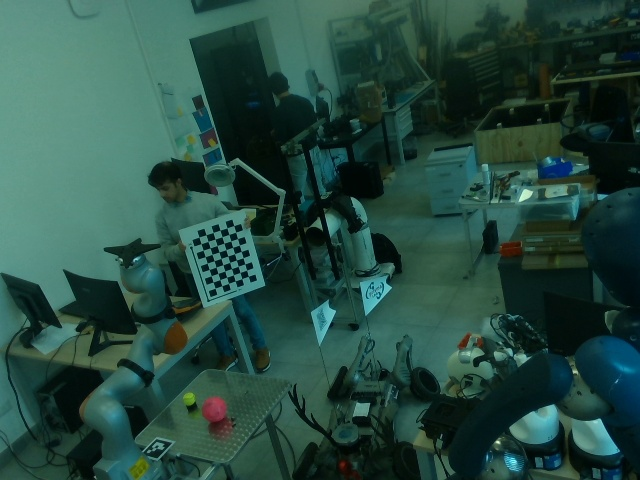
#> input picture src/catch_and_throw/D435/calibration/calibration_images/calibration_image_000.jpg, 640 x 480 px; its folder holds 4 pictures in this run
$ python intrinsic_calibration_D35I.py
#> lines starting #> are read from the running program, lines starting #| are printed output that depends on the picture; after the words box and inside, x2 and y2 are one past the last pixel; in counts of white or black regions, pixels touching at a corner belong together
import cv2
import numpy as np
import glob
import os

# Define the chessboard size (number of inner corners per row and column)
chessboard_size = (9, 6)

# Prepare object points in 2D (x, y), with z=0
objp = np.zeros((chessboard_size[0] * chessboard_size[1], 3), np.float32)
objp[:, :2] = np.mgrid[0:chessboard_size[0], 0:chessboard_size[1]].T.reshape(-1, 2)

# Arrays to store 3D points (objpoints) and 2D image points (imgpoints)
objpoints = []
imgpoints = []

# Define criteria for sub-pixel corner refinement
criteria = (cv2.TERM_CRITERIA_EPS + cv2.TERM_CRITERIA_MAX_ITER, 100, 0.0001)

# Load all images from a folder (adjust the path/pattern to your dataset)
images = glob.glob('calibration_images/*.jpg')

# Create an output directory to store images with drawn corners
output_dir = 'calibration_images_with_corners'
os.makedirs(output_dir, exist_ok=True)

for i, fname in enumerate(images):
    img = cv2.imread(fname)
#> img is the input picture: shape (480, 640, 3); mean B, G, R 65, 74.6, 39
    gray = cv2.cvtColor(img, cv2.COLOR_BGR2GRAY)
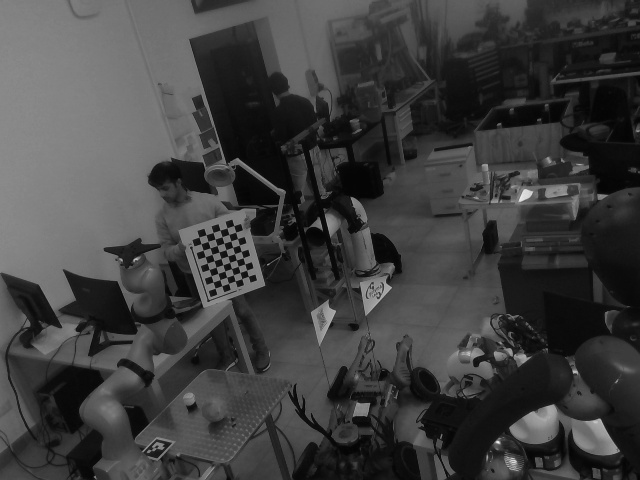
#> gray: shape (480, 640); min 2, max 245, mean 62.8

    # Preprocessing: CLAHE for contrast enhancement
    # clahe = cv2.createCLAHE(clipLimit=2.0, tileGridSize=(4, 4))
    # gray = clahe.apply(gray)

    # Find the chessboard corners (rough detection)
    ret, corners = cv2.findChessboardCorners(gray, chessboard_size, cv2.CALIB_CB_NORMALIZE_IMAGE)
#> ret = False; corners = None

    if ret:
        # Refine corner locations to sub-pixel accuracy
        corners_subpix = cv2.cornerSubPix(
            gray, corners, (5, 5), (-1, -1), criteria
        )

        # Add object points and image points (refined) to the lists
        objpoints.append(objp)
        imgpoints.append(corners_subpix)

        # Draw and display the refined corners on the image
        cv2.drawChessboardCorners(img, chessboard_size, corners_subpix, ret)

        # Save the image with corners drawn
        base_filename = os.path.splitext(os.path.basename(fname))[0]
        output_fname = os.path.join(output_dir, f"{base_filename}_corners.jpg")
        cv2.imwrite(output_fname, img)

        print(f"Chessboard corners found and saved for: {fname}")
    else:
        # Save the image with corners drawn
        # base_filename = os.path.splitext(os.path.basename(fname))[0]
        # output_fname = os.path.join(output_dir, f"{base_filename}_grayscale.jpg")
        # cv2.imwrite(output_fname, gray)
        print(f"Could not find corners in {fname}")
#> pass 2 of the loop `for i, fname in enumerate(images):`:
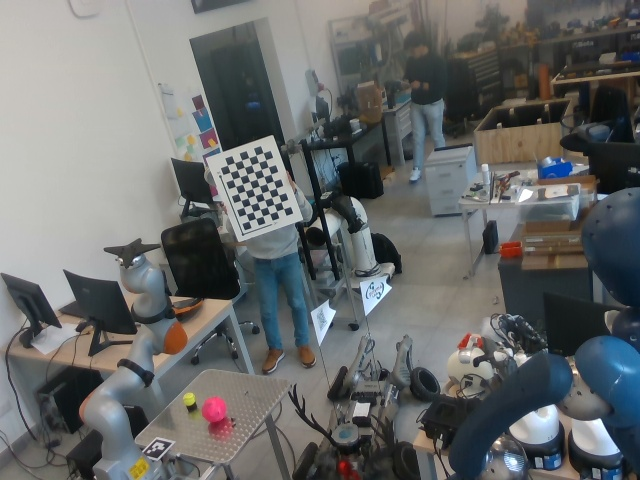
#> input picture src/catch_and_throw/D435/calibration/calibration_images/calibration_image_001.jpg, 640 x 480 px
#> img is the input picture: shape (480, 640, 3); mean B, G, R 105.9, 106.3, 104.1
#> `gray = cv2.cvtColor(img, cv2.COLOR_BGR2GRAY)`:
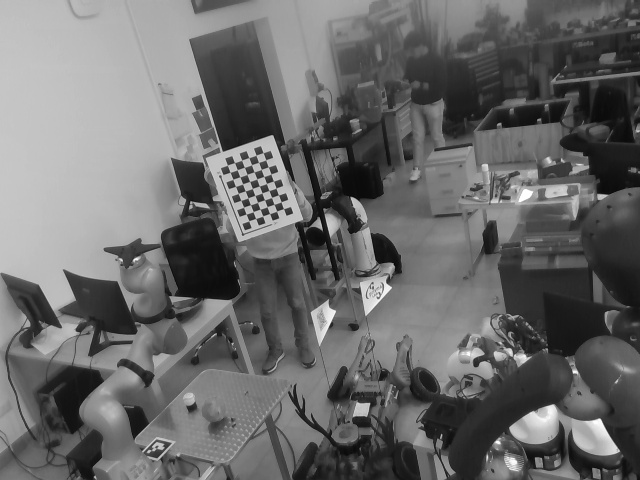
#> gray: shape (480, 640); min 4, max 255, mean 105.6
#> ret = True; corners = 54 rows, first 8: [248.8, 220.8], [246.1, 214], [243.6, 207.1], [240.8, 200.4], [238.3, 193.3], [235.5, 186.4], [232.9, 179.3], [230, 172.3]
#> corners_subpix = 54 rows, first 8: [248.8, 220.8], [246.1, 214], [243.6, 207.2], [240.9, 200.5], [238.3, 193.4], [235.5, 186.4], [232.8, 179.3], [230.1, 172.3]
#> `cv2.drawChessboardCorners(img, chessboard_size, corners_subpix, ret)`:
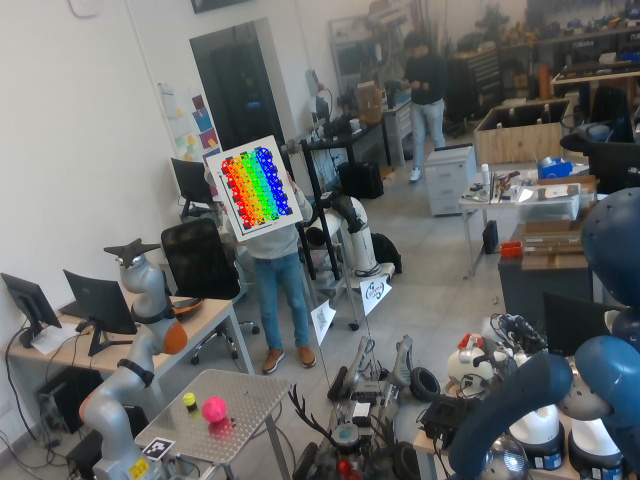
#> img: shape (480, 640, 3); 1.12% of pixels changed, all inside (x1, y1, x2, y2) = (221, 147, 290, 228)
#> pass 3 of the loop `for i, fname in enumerate(images):`:
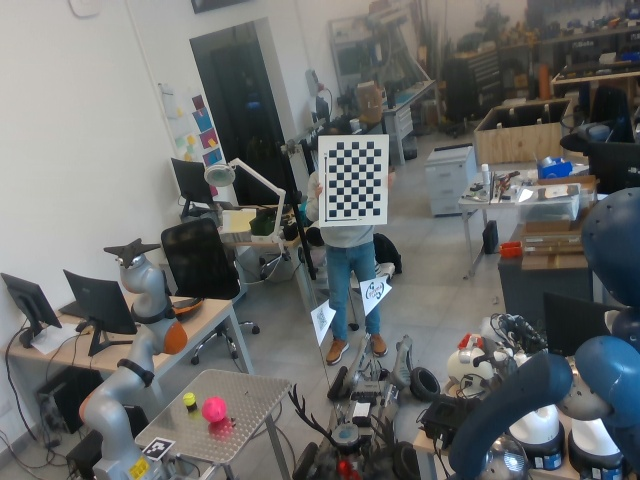
#> input picture src/catch_and_throw/D435/calibration/calibration_images/calibration_image_002.jpg, 640 x 480 px
#> img is the input picture: shape (480, 640, 3); mean B, G, R 105.7, 106.6, 104.8
#> `gray = cv2.cvtColor(img, cv2.COLOR_BGR2GRAY)`:
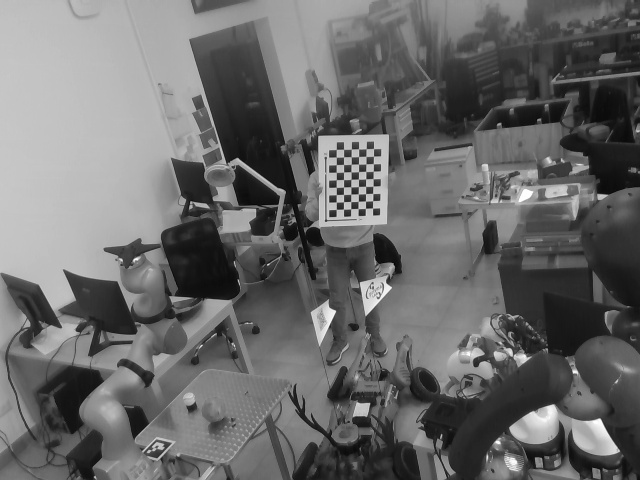
#> gray: shape (480, 640); min 2, max 255, mean 105.9
#> corners = 54 rows, first 8: [336.3, 209.3], [336.3, 202], [336.3, 194.6], [336.2, 187.2], [336.4, 179.6], [336.2, 172.3], [336.4, 164.6], [336.2, 157.1]
#> corners_subpix = 54 rows, first 8: [336.3, 209.4], [336.3, 202.1], [336.3, 194.6], [336.3, 187.4], [336.3, 179.7], [336.3, 172.3], [336.3, 164.6], [336.3, 157.1]
#> `cv2.drawChessboardCorners(img, chessboard_size, corners_subpix, ret)`:
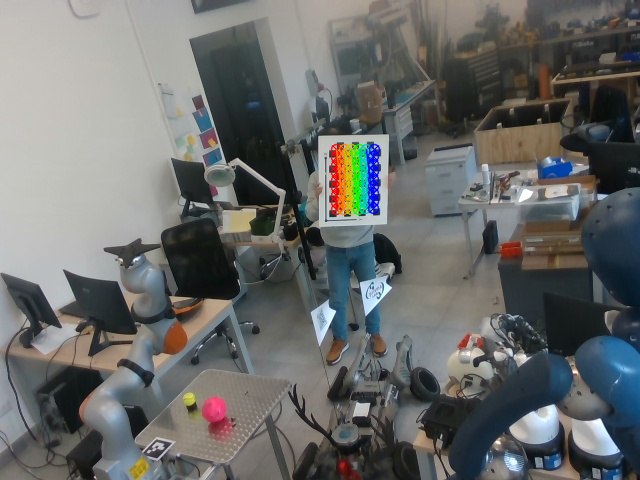
#> img: shape (480, 640, 3); 1.11% of pixels changed, all inside (x1, y1, x2, y2) = (330, 143, 381, 216)
#> the loop made 4 passes; the first 3 are shown

# Calibrate the camera using all collected points
if len(objpoints) > 0 and len(imgpoints) > 0:
    flags = cv2.CALIB_RATIONAL_MODEL + cv2.CALIB_FIX_K3  # or other flags if needed

    # Then call calibrateCamera
    ret, camera_matrix, dist_coeffs, rvecs, tvecs = cv2.calibrateCamera(
        objpoints, imgpoints, gray.shape[::-1], None, None, flags=flags
    )
    # ret, camera_matrix, dist_coeffs, rvecs, tvecs = cv2.calibrateCamera(
    #     objpoints, imgpoints, gray.shape[::-1], None, None
    # )

    # Save the calibration results
    np.save('../camera_params/camera_matrix.npy', camera_matrix)
    np.save('../camera_params/dist_coeffs.npy', dist_coeffs)

    print("Camera matrix:\n", camera_matrix)
    print("Distortion coefficients:\n", dist_coeffs)
else:
    print("No valid chessboard detections found. Calibration aborted.")
